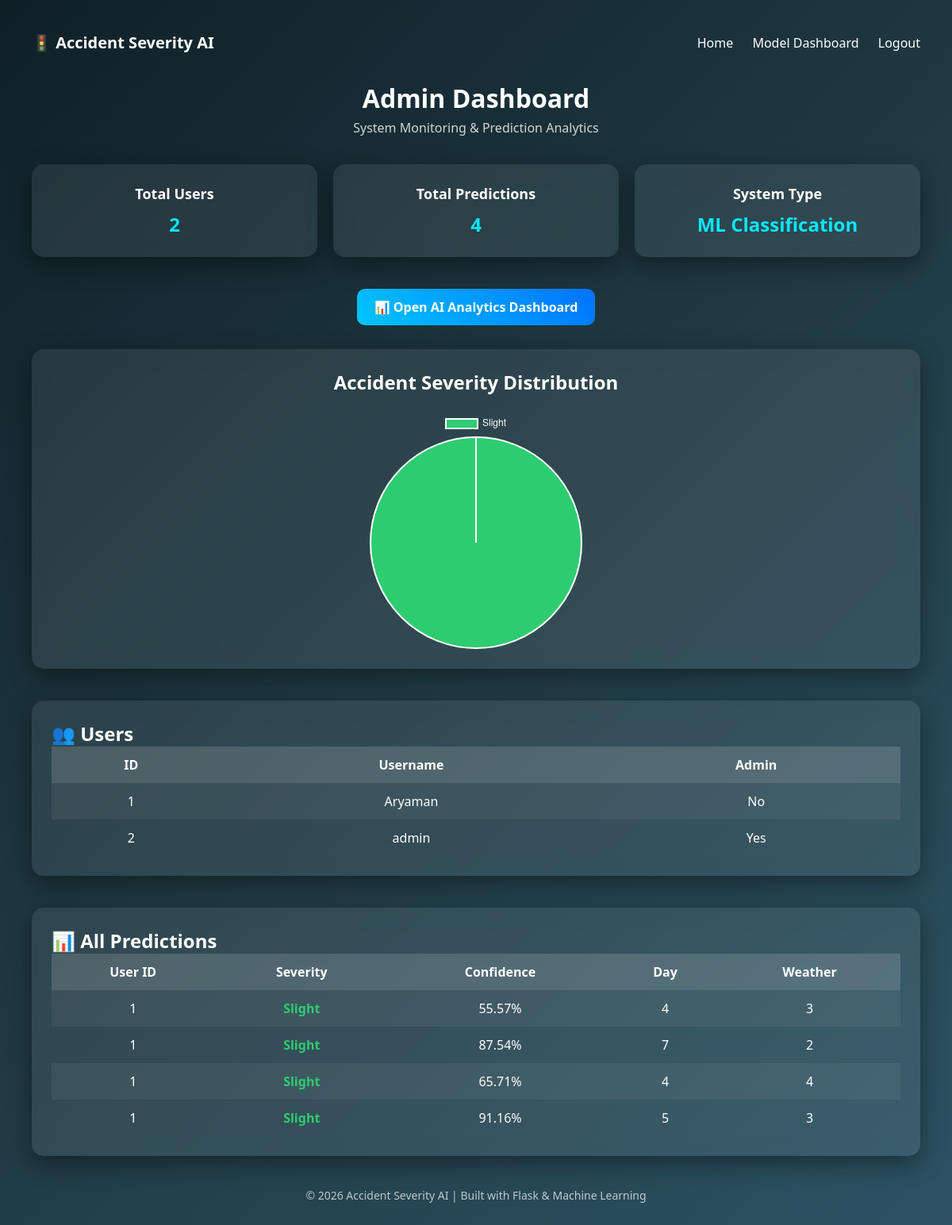
The app's page /admin (signed in) with its own data.
### app.py (models this page shows)
class User(UserMixin, db.Model):
    id = db.Column(db.Integer, primary_key=True)
    username = db.Column(db.String(50), unique=True, nullable=False)
    password = db.Column(db.String(200), nullable=False)
    is_admin = db.Column(db.Boolean, default=False)

class Prediction(db.Model):
    id = db.Column(db.Integer, primary_key=True)
    user_id = db.Column(db.Integer, nullable=False)
    severity = db.Column(db.String(50))
    confidence = db.Column(db.Float)
    day = db.Column(db.String(20))
    weather = db.Column(db.String(50))

### app.py (the view)
@app.route("/admin")
@login_required
def admin():
    if not current_user.is_admin:
        return "Access Denied"
    users = User.query.all()
    predictions = Prediction.query.all()
    total_users = len(users)
    total_predictions = len(predictions)
    severity_counts = {}
    for p in predictions:
        severity_counts[p.severity] = severity_counts.get(p.severity, 0) + 1
    severity_labels = list(severity_counts.keys())
    severity_values = list(severity_counts.values())
    return render_template(
        "admin.html",
        users=users,
        predictions=predictions,
        total_users=total_users,
        total_predictions=total_predictions,
        severity_labels=severity_labels,
        severity_values=severity_values
    )

### app.py (called while the page is built)
@login_manager.user_loader
def load_user(user_id):
    return db.session.get(User, int(user_id))

### templates/admin.html (shortened to what this page needs)
<!doctype html>
<html>
  <head>
  </head>
  <body>
    <div class="navbar">
      <div style="font-size: 20px; font-weight: bold">
        🚦 Accident Severity AI
      </div>
      <div>
        <a href="/">Home</a>
        <a href="/dashboard">Model Dashboard</a>
        <a href="/logout">Logout</a>
      </div>
    </div>
    <div class="brand">
      <h1>Admin Dashboard</h1>
      <p>System Monitoring & Prediction Analytics</p>
    </div>
    <div class="stats">
      <div class="stat-card">
        <h3>Total Users</h3>
        <p>{{ total_users }}</p>
      </div>
      <div class="stat-card">
        <h3>Total Predictions</h3>
        <p>{{ total_predictions }}</p>
      </div>
      <div class="stat-card">
        <h3>System Type</h3>
        <p>ML Classification</p>
      </div>
    </div>
    <center>
      <a href="/analytics" class="analytics-btn">
        📊 Open AI Analytics Dashboard
      </a>
    </center>
    <div class="chart-section">
      <h2 style="text-align: center; margin-bottom: 20px">
        Accident Severity Distribution
      </h2>
      <canvas id="severityChart"></canvas>
    </div>
    <script>
      const severityLabels = {{ severity_labels | tojson }};
      const severityValues = {{ severity_values | tojson }};
      const ctx = document.getElementById("severityChart");
      new Chart(ctx,{
      type:"pie",
      data:{
      labels:severityLabels,
      datasets:[{
      data:severityValues,
      backgroundColor:[
      "#2ecc71",
      "#f39c12",
      "#e74c3c"
      ]
      }]
      },
      options:{
      plugins:{
      legend:{
      labels:{
      color:"white"
      }
      }
      }
      }
      });
    </script>
    <div class="table-card">
      <h2>👥 Users</h2>
      <table>
        <tr>
          <th>ID</th>
          <th>Username</th>
          <th>Admin</th>
        </tr>
        {% if users %} {% for u in users %}
        <tr>
          <td>{{ u.id }}</td>
          <td>{{ u.username }}</td>
          <td>{{ "Yes" if u.is_admin else "No" }}</td>
        </tr>
        {% endfor %} {% else %}
        <tr>
          <td colspan="3">No users found</td>
        </tr>
        {% endif %}
      </table>
    </div>
    <div class="table-card">
      <h2>📊 All Predictions</h2>
      <table>
        <tr>
          <th>User ID</th>
          <th>Severity</th>
          <th>Confidence</th>
          <th>Day</th>
          <th>Weather</th>
        </tr>
        {% if predictions %} {% for p in predictions %}
        <tr>
          <td>{{ p.user_id }}</td>
          <td
            class="{% if 'fatal' in p.severity|lower %}severity-fatal {% elif 'serious' in p.severity|lower %}severity-serious {% else %}severity-slight {% endif %}"
          >
            {{ p.severity }}
          </td>
          <td>{{ p.confidence|round(2) }}%</td>
          <td>{{ p.day }}</td>
          <td>{{ p.weather }}</td>
        </tr>
        {% endfor %} {% else %}
        <tr>
          <td colspan="5">No predictions yet</td>
        </tr>
        {% endif %}
      </table>
    </div>
    <div class="footer">
      © 2026 Accident Severity AI | Built with Flask & Machine Learning
    </div>
  </body>
</html>

### templates/admin.html (style rules this page uses)
* { margin: 0; padding: 0; box-sizing: border-box; font-family: "Segoe UI", sans-serif; }
body { background: linear-gradient(135deg, #0f2027, #203a43, #2c5364); color: white; min-height: 100vh; padding: 40px; }
.navbar { display: flex; justify-content: space-between; align-items: center; margin-bottom: 35px; }
.navbar a { color: white; text-decoration: none; margin-left: 20px; font-weight: 500; }
.brand { text-align: center; margin-bottom: 35px; }
.brand h1 { font-size: 32px; }
.brand p { opacity: 0.8; margin-top: 5px; }
.stats { display: grid; grid-template-columns: repeat(auto-fit, minmax(220px, 1fr)); gap: 20px; margin-bottom: 40px; }
.stat-card { background: rgba(255, 255, 255, 0.08); backdrop-filter: blur(12px); padding: 25px; border-radius: 15px; text-align: center; box-shadow: 0 10px 30px rgba(0, 0, 0, 0.4); transition: 0.3s; }
.stat-card h3 { margin-bottom: 10px; font-size: 18px; }
.stat-card p { font-size: 24px; font-weight: bold; color: #00eaff; }
.analytics-btn { display: inline-block; margin-bottom: 30px; padding: 12px 22px; border-radius: 10px; background: linear-gradient(45deg, #00c6ff, #0072ff); color: white; text-decoration: none; font-weight: 600; transition: 0.3s; }
.chart-section { background: rgba(255, 255, 255, 0.08); padding: 25px; border-radius: 15px; backdrop-filter: blur(12px); margin-bottom: 40px; box-shadow: 0 10px 30px rgba(0, 0, 0, 0.4); }
.chart-section canvas { max-width: 450px; margin: auto; display: block; }
.table-card { background: rgba(255, 255, 255, 0.08); padding: 25px; border-radius: 15px; backdrop-filter: blur(12px); margin-bottom: 40px; box-shadow: 0 10px 30px rgba(0, 0, 0, 0.4); overflow-x: auto; }
table { width: 100%; border-collapse: collapse; }
th, td { padding: 12px; text-align: center; }
th { background: rgba(255, 255, 255, 0.15); }
tr:nth-child(even) { background: rgba(255, 255, 255, 0.05); }
.severity-slight { color: #2ecc71; font-weight: bold; }
.footer { text-align: center; margin-top: 40px; opacity: 0.7; font-size: 14px; }

### records on screen
User: id "1", username "Aryaman", is_admin "No"
User: id "2", username "admin", is_admin "Yes"
Prediction: user_id "1", severity "Slight", confidence "55.57", day "4", weather "3"
Prediction: user_id "1", severity "Slight", confidence "87.54", day "7", weather "2"
Prediction: user_id "1", severity "Slight", confidence "65.71", day "4", weather "4"
Prediction: user_id "1", severity "Slight", confidence "91.16", day "5", weather "3"

### other values on screen
{{ total_users }} "2"
{{ total_predictions }} "4"
chart data {{ severity_labels | tojson }} ["Slight"]
